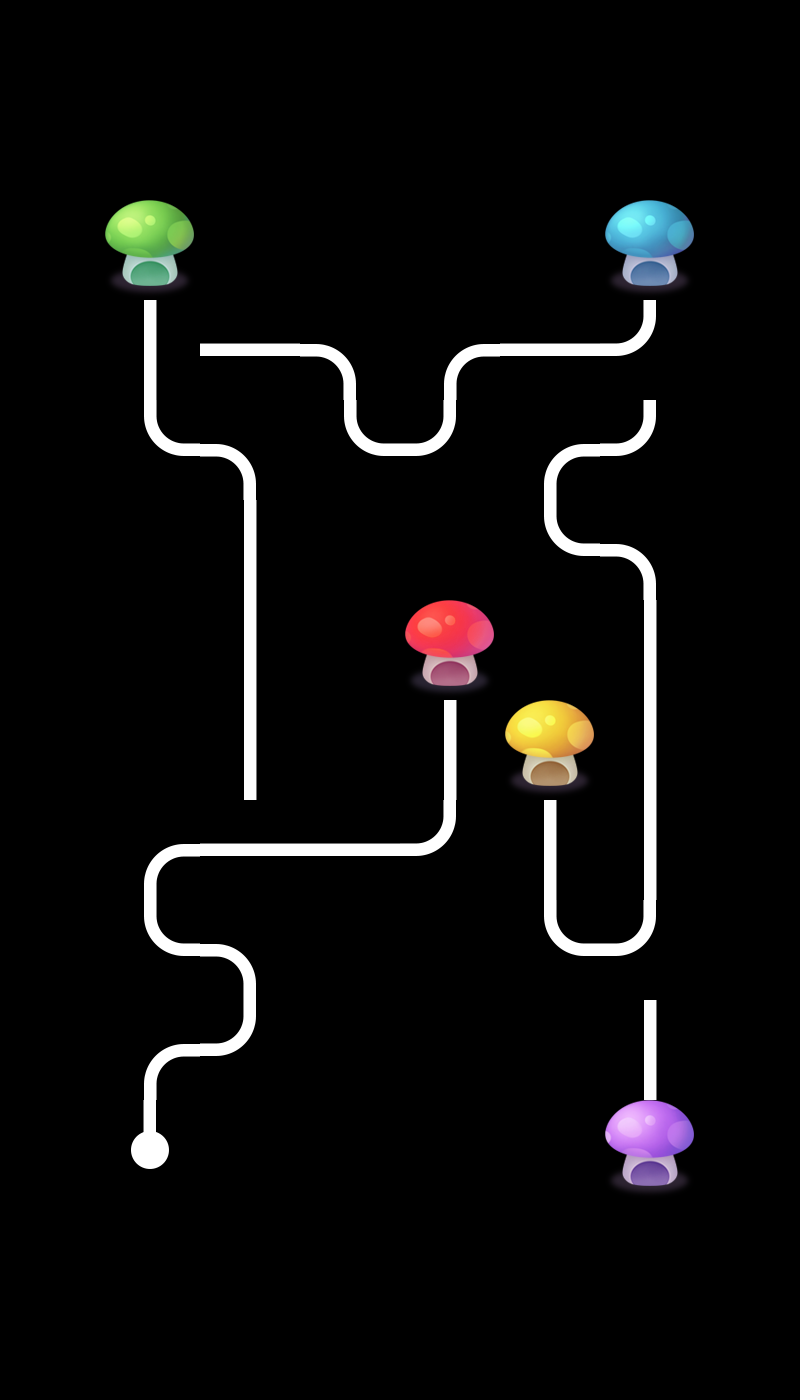

A 2D game scene composited from a Tiled map and its tileset images. What follows is a short description and the map's XML, with each tile layer's data collapsed to a summary:
An orthogonal 8x14 tile map with 100x100 px tiles, 1 tile layer (layer0) and 4 objects.

<map version="1.0" orientation="orthogonal" renderorder="right-down" width="8" height="14" tilewidth="100" tileheight="100" nextobjectid="5">
 <tileset firstgid="1" name="tiled" tilewidth="100" tileheight="100">
  <image source="tiled.png" width="500" height="400" />
 </tileset>
 <layer name="layer0" width="8" height="14">
  <data>[112 cells, 39 non-empty, 12 distinct tile ids]</data>
 </layer>
 <objectgroup name="object1">
  <object id="1" x="221.212" y="815.152" width="54.5455" height="57.5758">
   <properties>
    <property name="id" value="0" />
   </properties>
  </object>
  <object id="2" x="127.273" y="318.182" width="48.4848" height="54.5455">
   <properties>
    <property name="id" value="1" />
   </properties>
  </object>
  <object id="3" x="621.212" y="324.242" width="57.5758" height="51.5152">
   <properties>
    <property name="id" value="2" />
   </properties>
  </object>
  <object id="4" x="621.212" y="918.182" width="51.5152" height="54.5455">
   <properties>
    <property name="id" value="3" />
   </properties>
  </object>
 </objectgroup>
</map>
